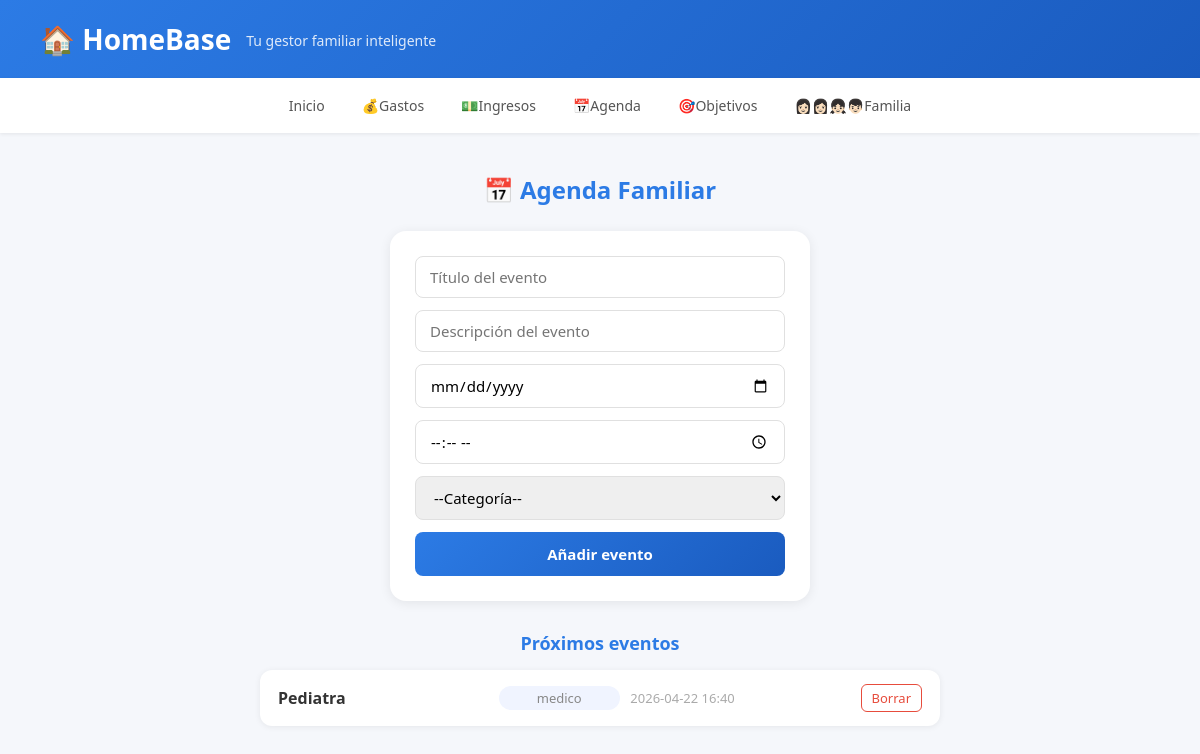
Page /agenda on the earlier database version.
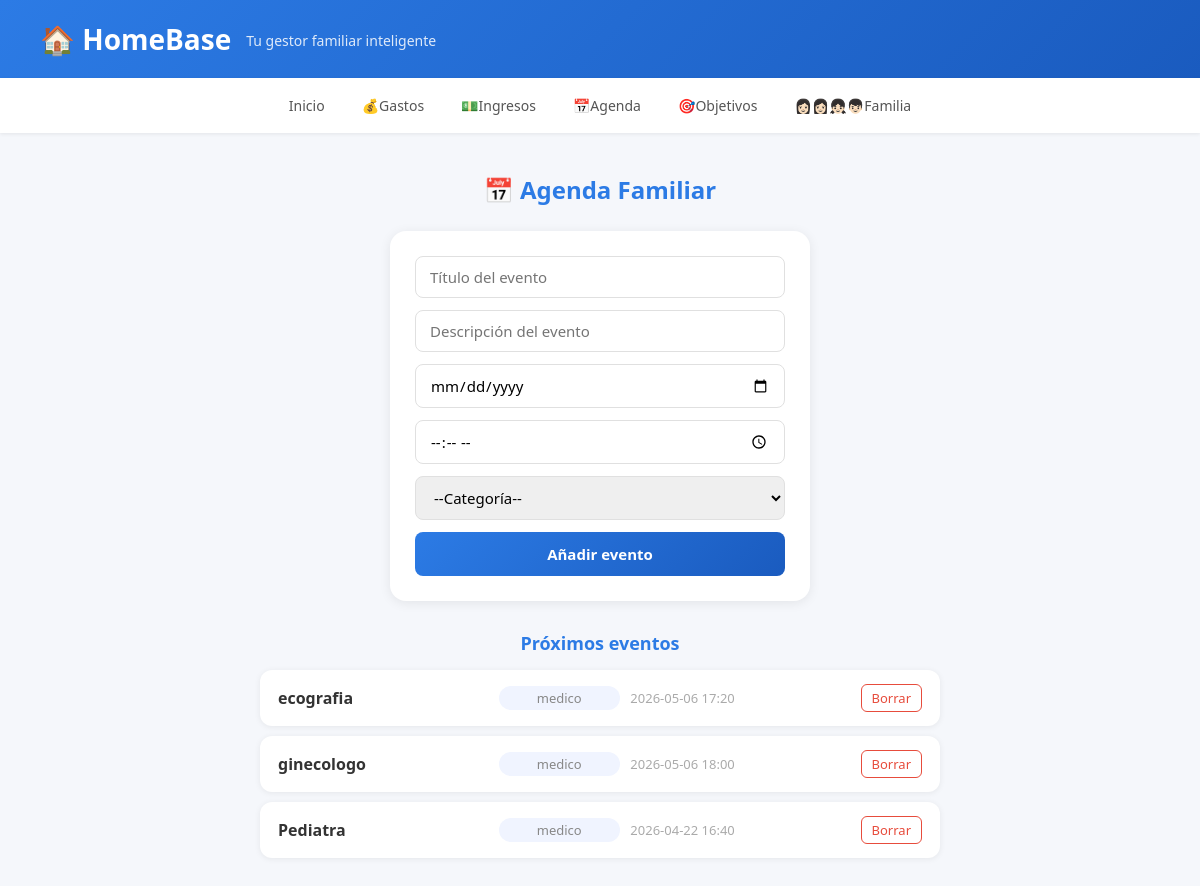
Same page on the later database version.
### tables this page shows
CREATE TABLE agenda(
            id INTEGER PRIMARY KEY AUTOINCREMENT,
            titulo TEXT NOT NULL,
            descripcion TEXT,
            fecha TEXT NOT NULL,
            hora TEXT,
            categoria TEXT NOT NULL);

### app.py (the view, shortened to what this page needs)
@app.route('/agenda', methods=['GET', 'POST'])
def agenda():
    conn = get_db()
    lista_agenda = conn.execute('SELECT * FROM agenda ORDER BY fecha DESC').fetchall()
    conn.close()
    return render_template('agenda.html', eventos=lista_agenda)

### app.py (called while the page is built)
def get_db():
    conn = sqlite3.connect('homebase.db')
    conn.row_factory = sqlite3.Row
    return conn

### templates/agenda.html (shortened to what this page needs)
<!DOCTYPE html>
<html lang="en">
<head>
    <link rel="stylesheet" href="{{ url_for('static', filename='css/estilo.css') }}">
</head>
<body>
    <header>
        <h1>🏠 HomeBase</h1>
        <p> Tu gestor familiar inteligente</p>
    </header>
        <nav>
            <a href="/">Inicio </a>
            <a href="/gastos">💰Gastos</a>
            <a href="/ingresos">💵Ingresos</a>
            <a href="/agenda">📅Agenda</a>
            <a href="#">🎯Objetivos</a>
            <a href="#">👩🏻‍👩🏻‍👧🏻‍👦🏻Familia</a>
        </nav>
    <main>
        <h2>📅 Agenda Familiar</h2>
        <form class="formulario" method="POST" action="/agenda">
            <input type="text" name="titulo" placeholder="Título del evento" required>
            <input type="text" name="descripcion" placeholder="Descripción del evento" >
            <input type="date" name="fecha" required>
            <input type="time" name="hora" required>
            <select name="categoria" required>
                <option value="">--Categoría--</option>
            </select>
            <button type="submit">Añadir evento</button>
        </form>
        <div class="lista-agenda">
            <h3>Próximos eventos</h3>
            {% if eventos %}
                {% for evento in eventos %}
                <div class="evento-item">
                    <span class="evento-titulo">{{ evento ['titulo']}}</span>
                    <span class="evento-cat">{{ evento ['categoria']}}</span>
                    <span class="evento-fecha">{{ evento ['fecha']}} {{ evento['hora']}}</span>
                    <a href="/agenda/borrar/{{ evento['id']}}" class="btn-borrar" onclick="return confirm('¿Estás seguro de que quieres eliminar este evento?');">Borrar</a>
                </div>
                    {% endfor %}
            {% else %}
                <p>No hay eventos registrados.</p>
            {% endif %}

Differences in the rows shown:
added agenda: titulo "ecografia", categoria "medico", fecha "2026-05-06", hora "17:20"
added agenda: titulo "ginecologo", categoria "medico", fecha "2026-05-06", hora "18:00"
